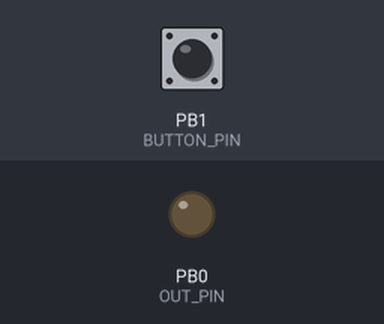
Simulated run of this sketch. Board: ATtiny85, built with avr-gcc and run on an emulated ATtiny85. Parts: output pins drawn as LEDs (lit = HIGH). The inputs (shaded band) are chosen by the test bench; at power-on: PB1 (BUTTON_PIN) HIGH.

Above: at 1.2 s.
1.3 s: PB1 (BUTTON_PIN) pulled LOW for 0.15 s
At 2.1 s:
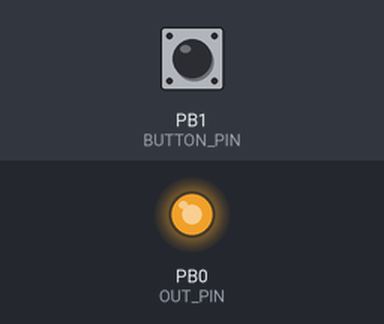
At 2.7 s:
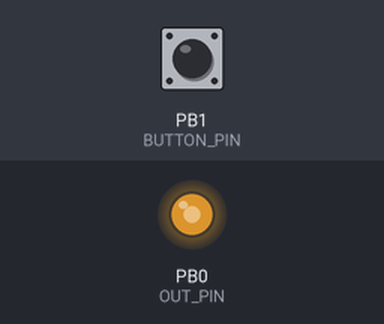
4.3 s: PB1 (BUTTON_PIN) pulled LOW for 1 s
Timing chart, 0 to 7.3 s (numbered marks = the images above; inputs shaded):
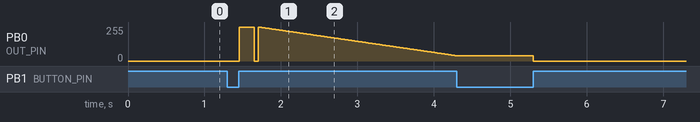

The sketch:

DelayedStart.ino
```cpp
#define OUT_PIN 0
#define BUTTON_PIN 1
#define DECCELERATION_TIME_SEC 3.0f

bool enabled = false;
volatile bool buttonPressed = false;

ISR(PCINT0_vect){
    bool buttonStatus = (digitalRead(BUTTON_PIN) == HIGH);
    if(buttonStatus == false){
        return;
    }
    delay(25);
    buttonStatus = (digitalRead(BUTTON_PIN) == HIGH);
    if(buttonStatus){
        buttonPressed = true;
    }
}

void setup() {
    // Настраиваем низкое энергопотребление (Reset ножку не трогаем)
    for(char i = 0; i <= 4; i++){
        pinMode(i, INPUT_PULLUP);
    }

    pinMode(OUT_PIN, OUTPUT);
    pinMode(BUTTON_PIN, INPUT);

    digitalWrite(OUT_PIN, LOW);

    // Включаем прерывание
    GIMSK |= (1<<PCIE); // Разрешаем внешние прерывания PCINT0.
    PCMSK |= (1<<BUTTON_PIN); // Разрешаем по маске прерывания на ногак кнопок (PCINT3, PCINT4)
    sei();
}

void loop() {
    if(buttonPressed && !enabled){
        enabled = true;

        // После нажатия - сразу максимум
        digitalWrite(OUT_PIN, HIGH);
        delay(200);

        // Корректировка скорости
        bool buttonStatus = (digitalRead(BUTTON_PIN) == HIGH);
        if(buttonStatus == true){
            // Могаем - начался контроль
            digitalWrite(OUT_PIN, LOW);
            delay(50);
            digitalWrite(OUT_PIN, HIGH);

            // Плавно снижаем
            const int delayValue = (int)(DECCELERATION_TIME_SEC/240.0f*1000.0);
            for(int i = 255; i >= 15; i--){
                buttonStatus = (digitalRead(BUTTON_PIN) == HIGH);
                if(!buttonStatus){
                    break;
                }
                analogWrite(OUT_PIN, i);
                delay(delayValue);
            }
        }

        buttonPressed = false;
    }
    if(buttonPressed && enabled){
        enabled = false;
        digitalWrite(OUT_PIN, LOW);
        buttonPressed = false;
    }
}
```

Measured:
- after the input at 1.3 s, PB0 (OUT_PIN): ramps from 255/255 to 0/255 and jumps back, once every 0.25 s
